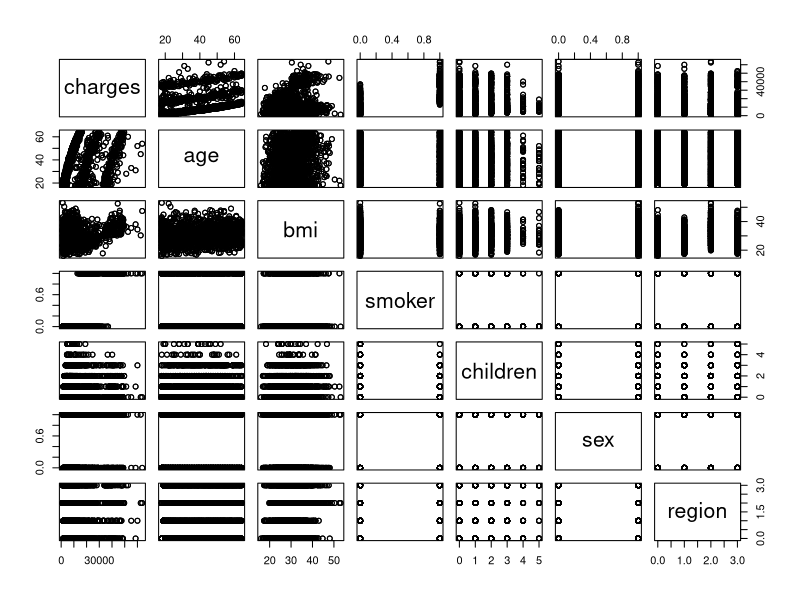
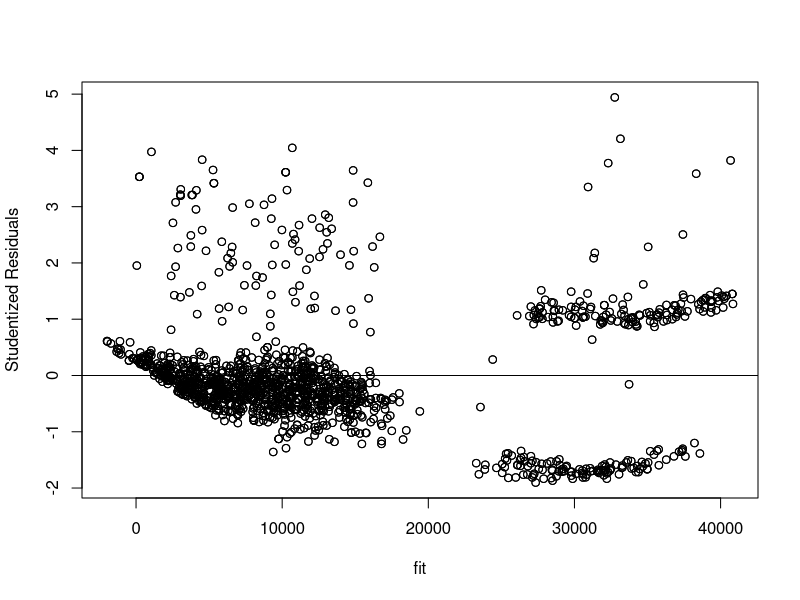
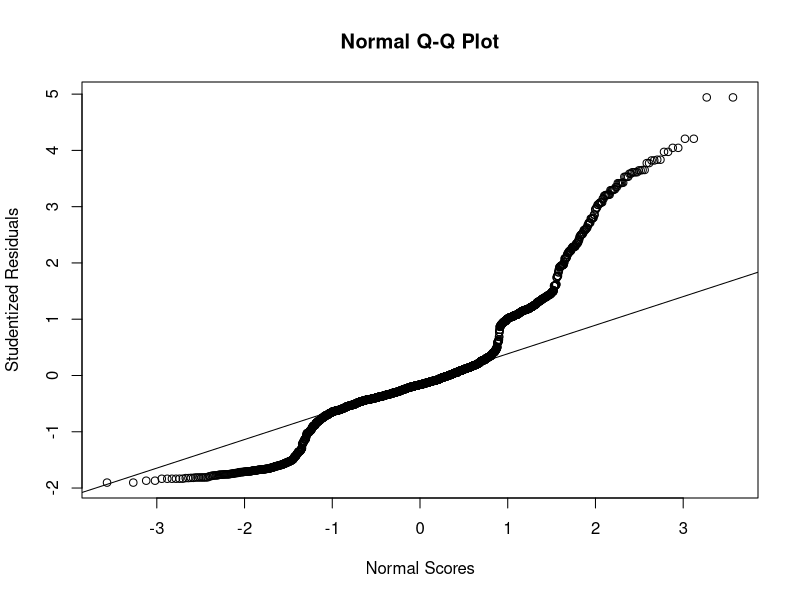
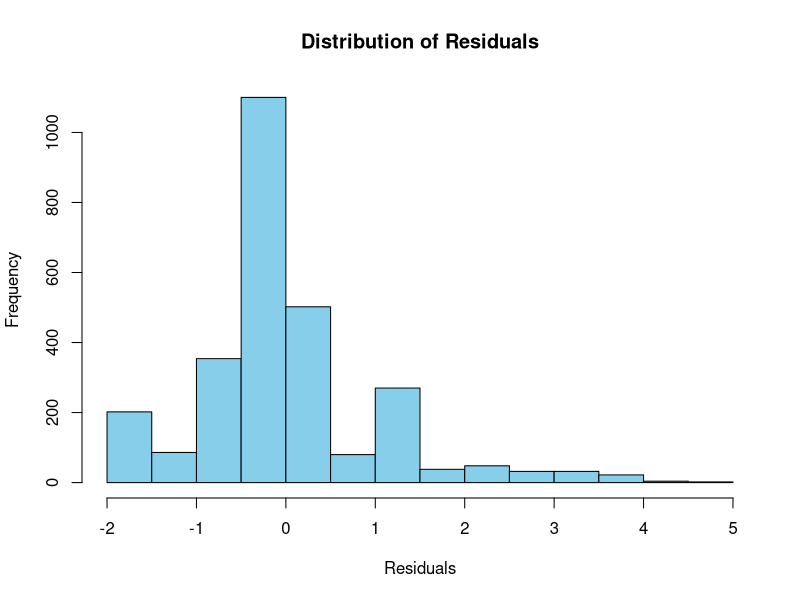
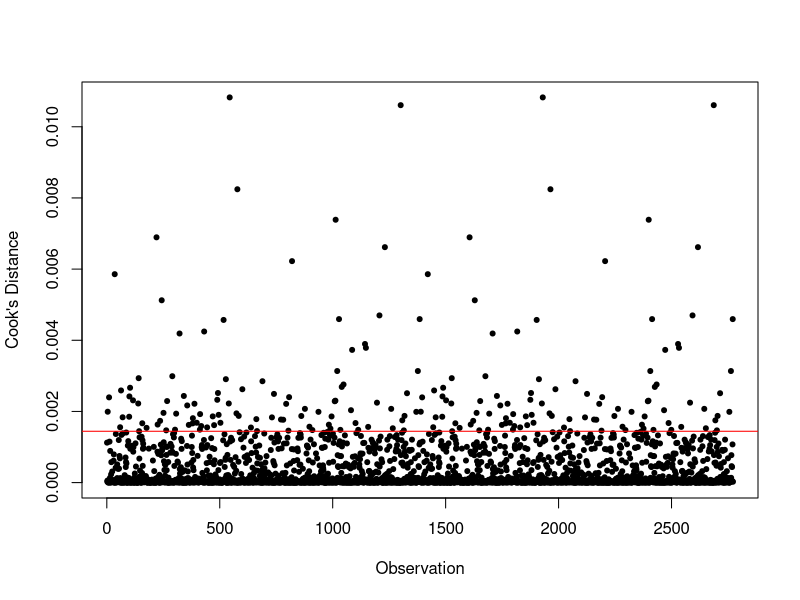
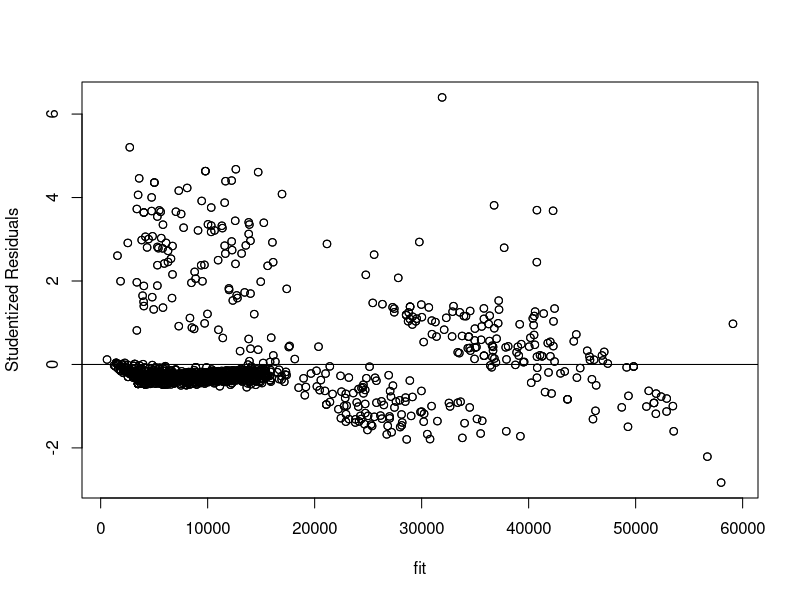
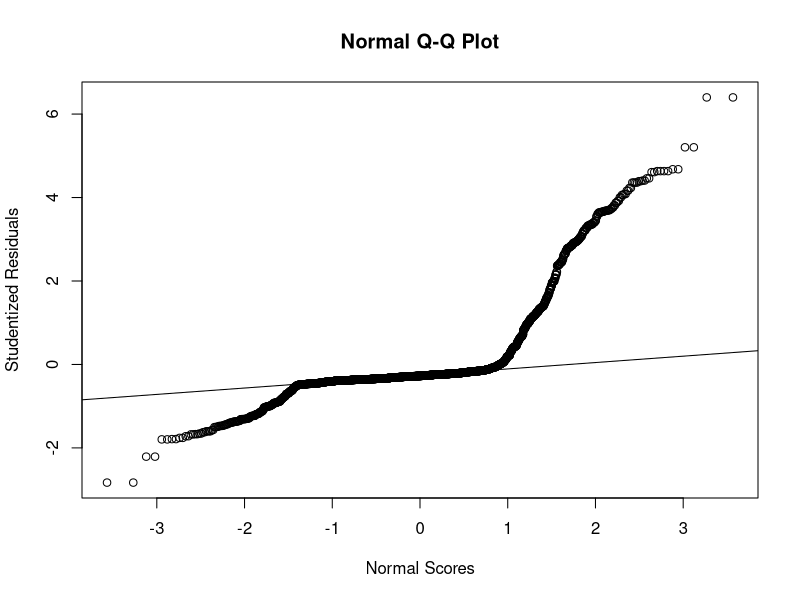
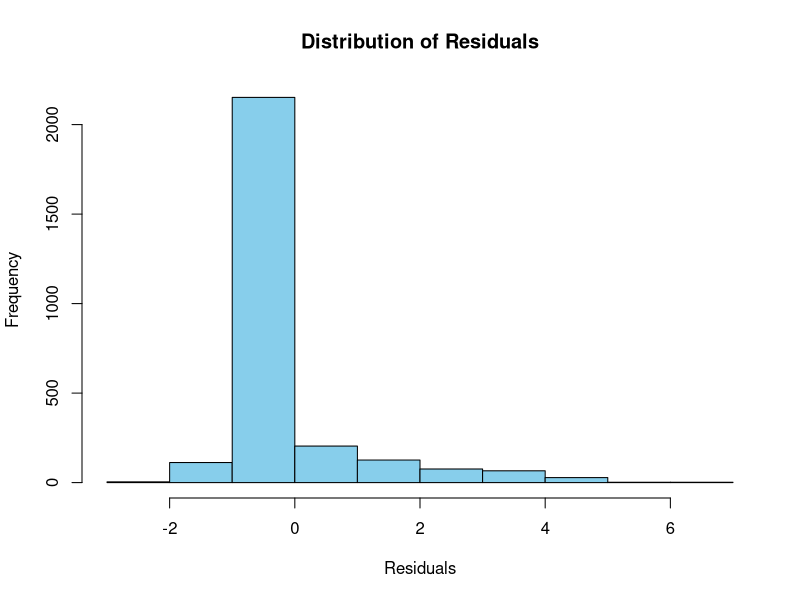

The R source for these figures, in order: (Note: this script raises an error after producing the figures.)
## Plotting Scatter plor matrix
# Load dataset from a CSV file
plot_data <- read.csv("medical_insurance_scatter_plot.csv")
pairs(plot_data)

## Regression
# Load dataset from a CSV file
data <- read.csv("medical_insurance.csv")

# Printing Column names
colnames(data)

## Multicollinearity Check by Variance Inflation Factor
# Fitting Linear model
lm_model <- lm(charges ~ age + bmi + children + sex + smoker + region1 + region2 + region3 , data=data)
library(carData)
library(car)
summary(lm_model)
# removing sex, region1 from model at 1% level of significance
vif(lm_model)

## Best linear regression
# By stepwise regression selected variables are- age, bmi, children, smoker, region2, region3 
lm_model <- lm(charges ~ age + bmi + children  + smoker + region2 + region3 , data=data)
summary(lm_model)

# Predict values using the model
predicted_values <- predict(lm_model)

# Calculate absolute differences
abs_diff <- abs(data$charges - predicted_values)

# Calculate Mean Absolute Error (MAE)
mae_lm <- mean(abs_diff)

# Print MAE
print(mae_lm)

# ANOVA
anova(lm_model)

# Confidence interval for coefficients
confint(lm_model,level=0.95)

# Extract studentized residuals
studentized_res <- rstudent(lm_model)

# Plot studentized residuals
fit = fitted(lm_model)
plot(fit, studentized_res, xlab = "fit", ylab = "Studentized Residuals")
abline(0,0)

# Create Normal probability plot of residuals
qqnorm(studentized_res,xlab="Normal Scores",ylab = "Studentized Residuals")
qqline(studentized_res)

# Plot histogram of studentized residuals
hist(studentized_res, main = "Distribution of Residuals", xlab = "Residuals", ylab = "Frequency", col = "skyblue")

# Testing for normality of studentized residuals
shapiro.test(studentized_res)
ks_result <- ks.test(studentized_res, "pnorm")
ks_result

## Influential Point Checking
# Calculate Cook's distance
cooksd <- cooks.distance(lm_model)

# Plot Cook's distance
plot(cooksd, pch = 20, xlab = "Observation", ylab = "Cook's Distance")
abline(h = 4/length(cooksd), col = "red")

## 10 fold CV
#install.packages("caret")
#install.packages("ggplot2")
#install.packages("lattice")

# Load necessary libraries
library(lattice)
library(ggplot2)
library(caret)

# Set up your control parameters for 10-fold cross-validation
ctrl <- trainControl(method = "cv", 
                     number = 10, # Number of folds
                     summaryFunction = defaultSummary, # Use default summary function for regression
                     verboseIter = TRUE) # To display progress

# Define your linear regression model
model <- train(charges ~ age + bmi + children  + smoker + region2 + region3 , 
               data = data, 
               method = "lm", # Linear regression method
               trControl = ctrl)

# Print the results
print(model)


## Polynomial Regression
degree <- 2

poly_model <- lm(charges ~ poly(age,degree) + poly(bmi,degree) + poly(children,degree)  + age:bmi + age:smoker + bmi:smoker + smoker  + region2:age + region2:bmi + region2  + region3:age + region3:bmi + region3 , data=data)
summary(poly_model)

# Deleting variables with low p value
poly_model <- lm(charges ~ polym(age, bmi, children, smoker,region2, region3, degree=2, raw=TRUE),data=data)
summary(poly_model)

# Deleting variables with low p value
poly_model <- lm(charges ~ I(age^2)+ age + I(bmi^2) + children + bmi:smoker + smoker  + region2:age + region2:bmi  , data=data)
summary(poly_model)

# Best One
poly_model <- lm(charges ~ I(age^2) + children + bmi:smoker + smoker  + region2:age + region2:bmi  , data=data)
summary(poly_model)

# MAE
predicted_values <- predict(model)
abs_diff <- abs(data$charges - predicted_values)
mae <- mean(abs_diff)
mae

# ANOVA
anova(poly_model)

# Confidence interval for coefficients
confint(poly_model,level=0.95)

# Extract studentized residuals
studentized_res <- rstudent(poly_model)

# Plot studentized residuals
fit = fitted(poly_model)
plot(fit, studentized_res, xlab = "fit", ylab = "Studentized Residuals")
abline(0,0)

# Create Normal probability plot of residuals
qqnorm(studentized_res,xlab="Normal Scores",ylab = "Studentized Residuals")
qqline(studentized_res)

# Plot histogram of studentized residuals
hist(studentized_res, main = "Distribution of Residuals", xlab = "Residuals", ylab = "Frequency", col = "skyblue")

# Testing for normality of studentized residuals
shapiro.test(studentized_res)
ks<-ks.test(studentized_res, "pnorm")
ks

## 10-fold CV
model <- train(charges ~ I(age^2) + children + bmi:smoker + smoker  + region2:age + region2:bmi  ,
               data = data, 
               method = "lm", # Linear regression method
               trControl = ctrl)
print(model)

## RIDGE REGRESSION
#install.packages("glmnet")
library(glmnet)

# Processing dataset
data$age2 <- data$age * data$age
data <- subset(data, select = -age)
data$bmi.smoker <- data$bmi * data$smoker
data$region2.age <- data$age * data$region2
data$region2.bmi <- data$bmi * data$region2
data <- subset(data, select = -bmi)
data <- subset(data, select = -sex)
data <- subset(data, select = -region1)
data <- subset(data, select = -region2)
data <- subset(data, select = -region3)

# Design and target matrix
X <- as.matrix(data[, -1])
y <- data[, 1]

# Model Building
ridge_model <- cv.glmnet(X, y, alpha = 0)

# Optimal lambda
print(ridge_model$lambda.min)

# Coefficients
coef(ridge_model, s = "lambda.min")
summary(ridge_model)

# Prediction
y_pred <- predict(ridge_model, X, s = "lambda.min")  # Use the lambda value that minimizes the cross-validation error

# Calculate R-squared score, MSE and MAE
r2_score <- R2(y, y_pred)
mse <- mean((y - y_pred)^2)
mae <- mean(abs(y - y_pred))
cat("R2 Score:", r2_score, "\n")
cat("Mean Squared Error:", mse, "\n")
cat("Mean Absolute Error:", mae, "\n")

# 10-fold CV
model <- train(charges ~ .,                   # Formula specifying the outcome variable and predictors
               data = data,      
               method = "ridge",          
               trControl = ctrl
)       # Specify the control parameters

# Print the cross-validation results
print(model)

## LASSO regression
# Select the optimal lambda using cross-validation
cv_lasso <- cv.glmnet(x = X, y = y, alpha = 1)
max(cv_result$cvm)

# Get the optimal lambda
optimal_lambda <- cv_lasso$lambda.min
cat("Optimal lambda:", optimal_lambda, "\n")

# Plotting lambda vs error
plot(cv_lasso) 

# Best model
best_model <- glmnet(X, y, alpha = 1, lambda = optimal_lambda)
coef(best_model)

# use fitted best model to make predictions
y_predicted <- predict(best_model, s = optimal_lambda, newx = X)

#find SST and SSE
sst <- sum((y - mean(y))^2)
sse <- sum((y_predicted - y)^2)

#find R-Squared
rsq <- 1 - sse/sst
rsq

# Compute Mean Squared Error
mse <- mean((y - y_predicted)^2)
cat("Mean Squared Error:", mse, "\n")

# Compute Mean Absolute Error
mae <- mean(abs(y - y_predicted))
cat("Mean Absolute Error:", mae, "\n")

# 10-fold CV
model <- train(charges ~ .,                   # Formula specifying the outcome variable and predictors
               data = data,      
               method = "lasso",          
               trControl = ctrl
)       # Specify the control parameters

# Print the cross-validation results
print(model)


# Random Forest Regression
#install.packages("randomForest") 

library(randomForest) 

set.seed(4543)
# Fitting Random Forest model
rf.fit <- randomForest(charges ~ ., data=data, mtry=4,
                       keep.forest=TRUE, importance=TRUE) 
rf.fit 
predicted_values <- predict(rf.fit)

# Calculate absolute differences
abs_diff <- abs(data$charges - predicted_values)

# Calculate Mean Absolute Error (MAE)
mae <- mean(abs_diff)

# Print MAE
print(mae)

# Plotting error vs number of trees
plot(rf.fit)

# 10-fold CV
model <- train(charges ~ .,                   # Formula specifying the outcome variable and predictors
               data = data,       
               method = "rf",         
               trControl = ctrl
               )       # Specify the control parameters

# Print the cross-validation results
print(model)


